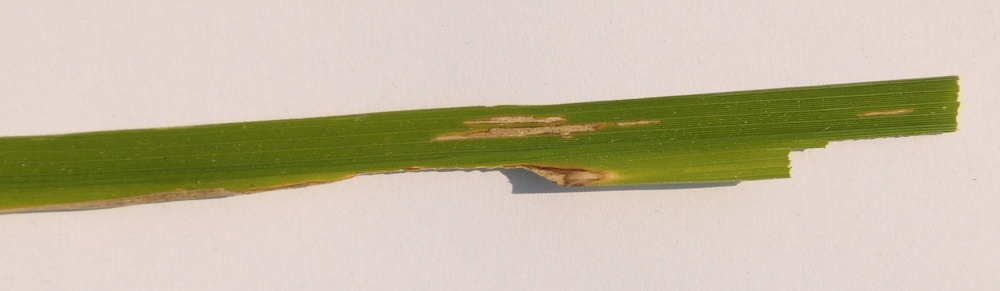
%> input picture bacterial_leaf_blight/DSC_0365.JPG, 1000 x 291 px, shrunk from 3081 x 897 before the run
$ octave HEALTHYLEAF.m   (GNU Octave 9; MATLAB toolbox functions it lacks are replaced by stand-ins)
%> lines starting %> are read from the running program, lines starting %| are printed output that depends on the picture; in (x1, y1, x2, y2) boxes, pixels count from 0 and x2, y2 are one past the last pixel; in counts of white or black regions, pixels touching at a corner belong together; the program's own positions count from 1
clc; clear; close all;

%% Step 1: Select Image File
[file, path] = uigetfile({'*.jpg;*.png;*.bmp'}, 'Select a Leaf Image');
%> the answer given: bacterial_leaf_blight/DSC_0365.JPG
if isequal(file, 0)
    disp('User cancelled the image selection.');
    return;
end

img = imread(fullfile(path, file));
%> img is the input picture: size 291x1000x3 uint8; mean R, G, B 196.8, 187.4, 163.8
figure('Name', ['Processing: ', file], 'NumberTitle', 'off');

% Step 2: Show Original Image
subplot(2, 3, 1);
imshow(img); title('Original Image');

% Step 3: Convert to Grayscale
if size(img, 3) == 3
    gray_img = rgb2gray(img);
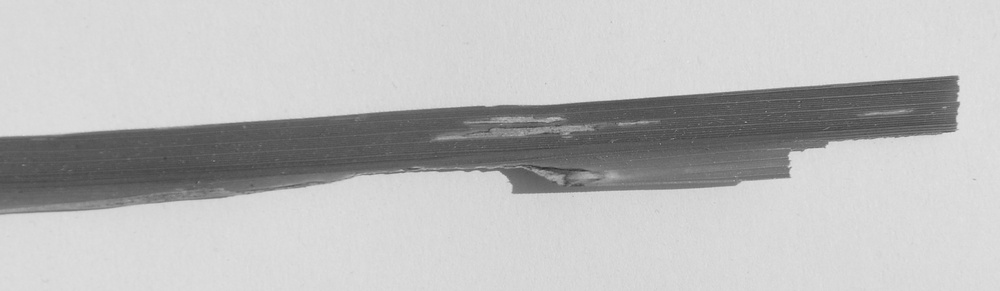
%> gray_img: size 291x1000 uint8; min 43, max 227, mean 187.6
else
    gray_img = img;
end
subplot(2, 3, 2);
imshow(gray_img); title('Grayscale');

% Step 4: Binary Mask of Leaf Area
bw_img = imbinarize(gray_img, graythresh(gray_img));
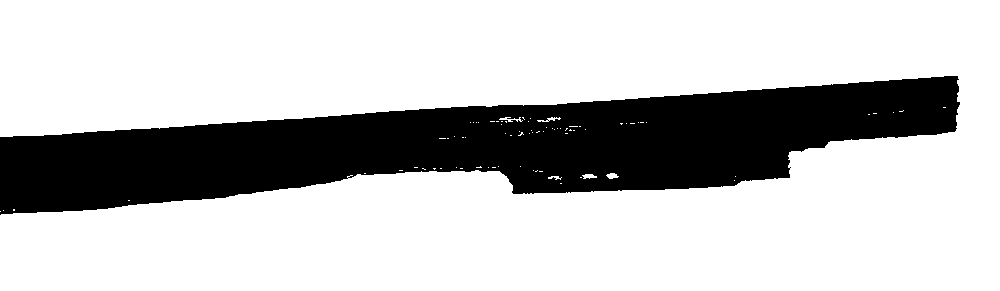
%> bw_img: size 291x1000 logical; 75.7% white; 1 black region, box (x1, y1, x2, y2) and area: (0, 76, 960, 215) 70702
bw_img = imfill(bw_img, 'holes');
%> bw_img: size 291x1000 logical; 75.7% white; 1 black region, box (x1, y1, x2, y2) and area: (0, 76, 960, 215) 70700
leaf_area = sum(bw_img(:));
%> leaf_area = 220300
subplot(2, 3, 3);
imshow(bw_img); title('Leaf Mask');

% Step 5: Disease Area Detection
disease_mask = imsubtract(im2double(img(:,:,1)), im2double(img(:,:,2)));
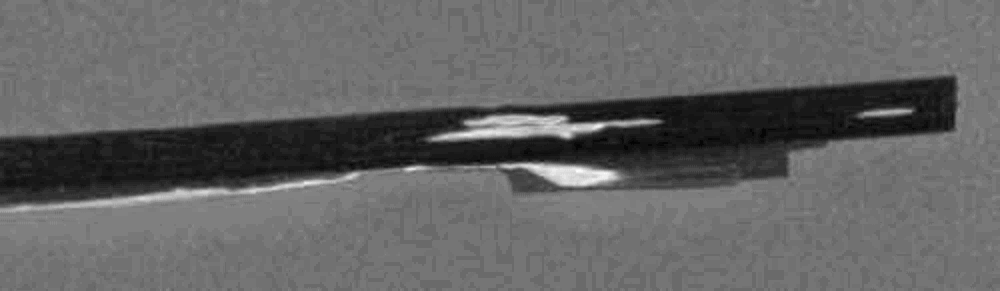
%> disease_mask: size 291x1000 double; min -0.0784, max 0.212, mean 0.0368; drawn with min black and max white
disease_mask = imbinarize(disease_mask, 0.15);
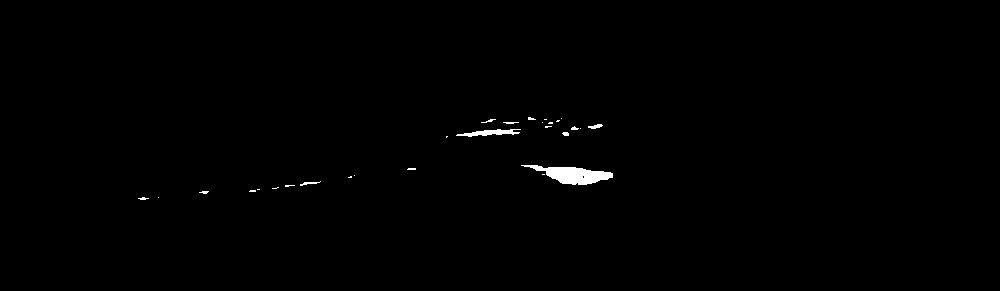
%> disease_mask: size 291x1000 logical; 0.53% white; 28 white regions (18 under 20 px), largest, box (x1, y1, x2, y2) and area: (521, 165, 613, 185) 947, (456, 129, 521, 137) 258, (588, 124, 603, 129) 45
disease_mask = bwareaopen(disease_mask, 100);
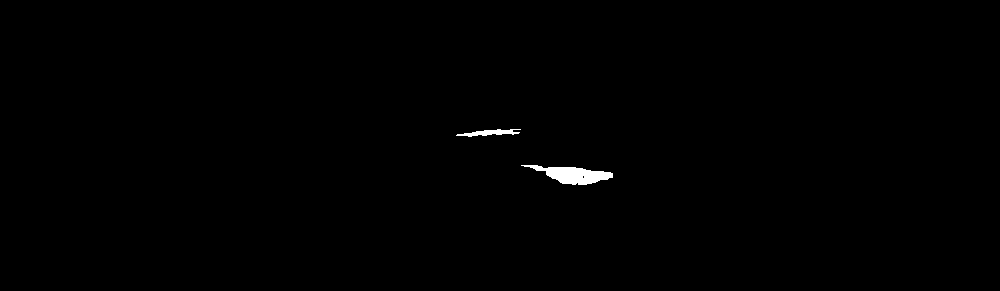
%> disease_mask: size 291x1000 logical; 0.41% white; 2 white regions, box (x1, y1, x2, y2) and area: (521, 165, 613, 185) 947, (456, 129, 521, 137) 258
subplot(2, 3, 4);
imshow(disease_mask); title('Disease Areas');

% Step 6: Disease Area Calculation
affected_area = sum(disease_mask(:));
%> affected_area = 1205
concentration = (affected_area / leaf_area) * 100;
%> concentration = 0.547

% Step 7: Feature Extraction
avg_intensity = mean(gray_img(:));
%> avg_intensity = 187.6
contrast = std(double(gray_img(:)));
%> contrast = 51
smoothness = 1 / (1 + contrast);
%> smoothness = 0.0192
third_moment = skewness(double(gray_img(:)));
%> third_moment = -1.26
uniformity = sum(imhist(gray_img).^2);
%> uniformity = 5724209536
entropy_val = entropy(gray_img);
%> entropy_val = 4.84

features = [avg_intensity, contrast, smoothness, third_moment, uniformity, entropy_val];
%> features = [187.6 51 0.0192 -1.26 5724209536 4.84]

% Step 8: Feature Database
diseases = {'Bacterial Leaf Blight', 'Brown Spot', 'Leaf Smut'};
feature_db = [
    186.4631, 55.3098, 0.04518, -1.59633, 0.0768, 1.531915; % Leaf Blight
    182.8573, 49.9941, 0.09383, -0.5582, 0.0804, 5.4702;    % Brown Spot
    176.0134, 55.3379, 0.0469, -0.6033, 0.0811, 5.2226      % Leaf Smut
];

% Step 9: Classification Based on Euclidean Distance
distances = vecnorm(feature_db - features, 2, 2);
%> distances = [5.72e+09; 5.72e+09; 5.72e+09]
[min_dist, idx] = min(distances);
%> min_dist = 5.72e+09; idx = 3

% Step 10: Smart Thresholding
% Instead of fixed 60, compute max tolerable distance dynamically
avg_db_distance = mean(vecnorm(feature_db - mean(feature_db), 2, 2));
tolerance_factor = 1.5;
threshold = avg_db_distance * tolerance_factor;

if min_dist > threshold
    classified_disease = 'Healthy Leaf';
else
    classified_disease = diseases{idx};
end

% Step 11: Show Final Result
subplot(2, 3, [5 6]);
imshow(img);
title(['Disease: ', classified_disease, ' | Concentration: ', num2str(concentration, '%.2f'), '%']);

% Step 12: Output Info
msg = sprintf(['Image: %s\nDetected Disease: %s\nConcentration: %.2f%%\nDistance: %.2f (Threshold: %.2f)'], ...
    file, classified_disease, concentration, min_dist, threshold);

disp(msg);
%| Image: DSC_0365.JPG
%| Detected Disease: Healthy Leaf
%| Concentration: 0.55%
%| Distance: 5724209535.92 (Threshold: 7.90)
helpdlg(msg, 'Detection Result');

$ run again, on bacterial_leaf_blight/DSC_0372.JPG
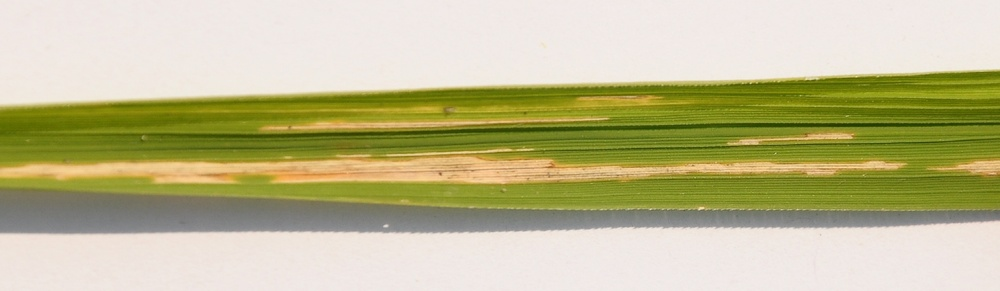
%> input picture bacterial_leaf_blight/DSC_0372.JPG, 1000 x 291 px, shrunk from 3081 x 897 before the run
%> img is the input picture: size 291x1000x3 uint8; mean R, G, B 190.8, 186.2, 143.6
%> `bw_img = imfill(bw_img, 'holes');`:
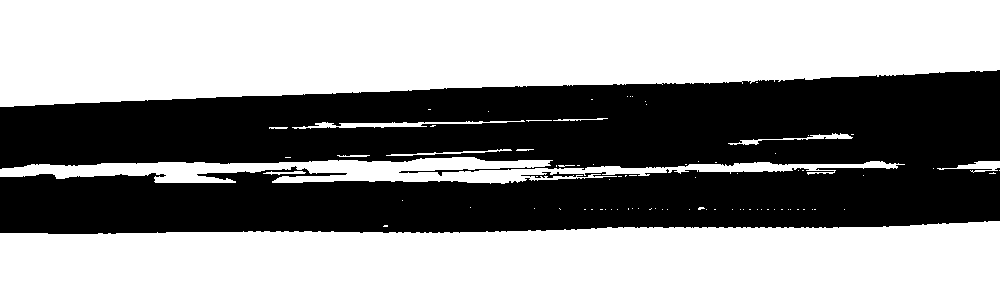
%> bw_img: size 291x1000 logical; 56% white; 1 black region, box (x1, y1, x2, y2) and area: (0, 70, 1000, 234) 127961
%> leaf_area = 163039
%> `disease_mask = bwareaopen(disease_mask, 100);`:
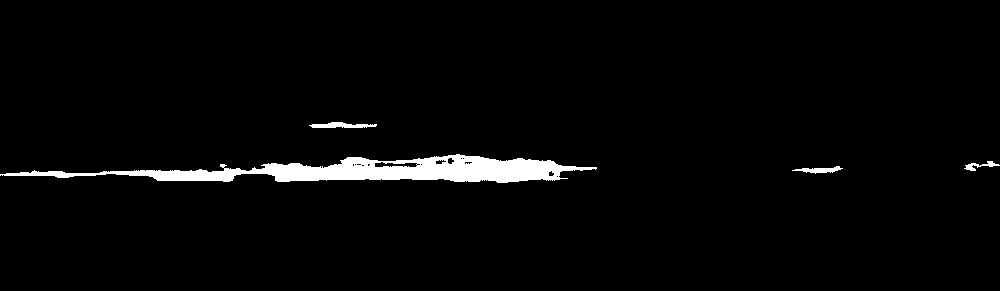
%> disease_mask: size 291x1000 logical; 2.8% white; 4 white regions, box (x1, y1, x2, y2) and area: (0, 154, 597, 183) 7530, (309, 122, 377, 128) 266, (792, 166, 843, 174) 192, (964, 161, 1000, 171) 134
%> affected_area = 8122
%> concentration = 4.98
%> avg_intensity = 182.7
%> contrast = 55.96
%> smoothness = 0.0176
%> third_moment = -0.37
%> uniformity = 4034809458
%> entropy_val = 5.82
%> features = [182.7 55.96 0.0176 -0.37 4034809458 5.82]
%> distances = [4.03e+09; 4.03e+09; 4.03e+09]
%> min_dist = 4.03e+09; idx = 3
%| Image: DSC_0372.JPG
%| Detected Disease: Healthy Leaf
%| Concentration: 4.98%
%| Distance: 4034809457.92 (Threshold: 7.90)
